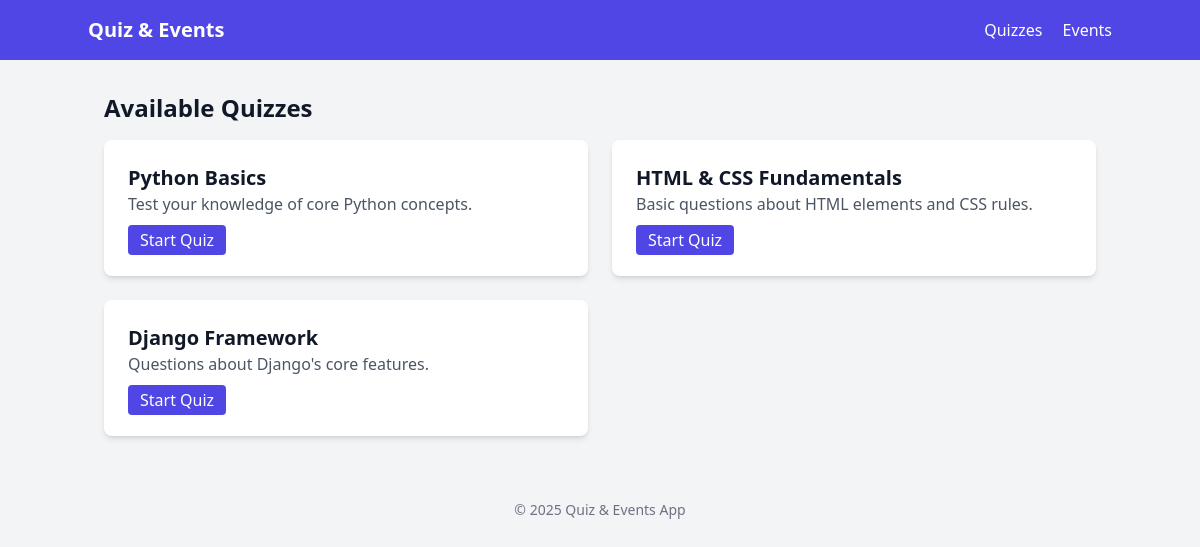
/quiz_list, run on the app's committed database.
### quizzes/models.py (models this page shows, shortened)
class Quiz(models.Model):
    title = models.CharField(max_length=250)
    description = models.TextField()
    created_at = models.DateTimeField(default=timezone.now)

### quizzes/views.py (the view)
# urls.py: path('quiz_list', views.quiz_list, name='quiz_list'),
def quiz_list(request):
    quizzes = Quiz.objects.all()
    con = {"quizzes" : quizzes}
    return render(request, 'quiz_list.html', con)

### quizzes/templates/quiz_list.html (shortened to what this page needs)
{% extends 'base.html' %}
{% block content %}
<h2 class="text-2xl font-bold mb-4">Available Quizzes</h2>
{% if quizzes %}
<div class="grid md:grid-cols-2 gap-6">
  {% for quiz in quizzes %}
  <div class="bg-white shadow-md p-6 rounded-lg">
    <h3 class="text-xl font-semibold">{{ quiz.title }}</h3>
    <p class="text-gray-600 mb-3">{{ quiz.description }}</p>
    <a href="{% url 'quiz_attempt' quiz.id %}" class="bg-indigo-600 text-white px-3 py-1 rounded hover:bg-indigo-700">
      Start Quiz
    </a>
  </div>
  {% endfor %}
</div>
{% else %}
<p>No quizzes available yet.</p>
{% endif %}
{% endblock %}

### data on the page
Quiz: title "Python Basics", description "Test your knowledge of core Python concepts."
Quiz: title "HTML & CSS Fundamentals", description "Basic questions about HTML elements and CSS rules."
Quiz: title "Django Framework", description "Questions about Django's core features."
